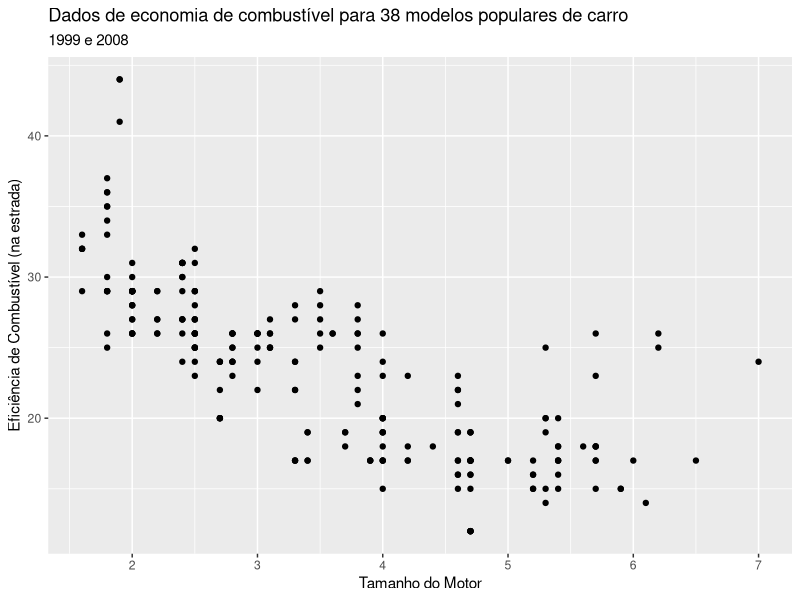
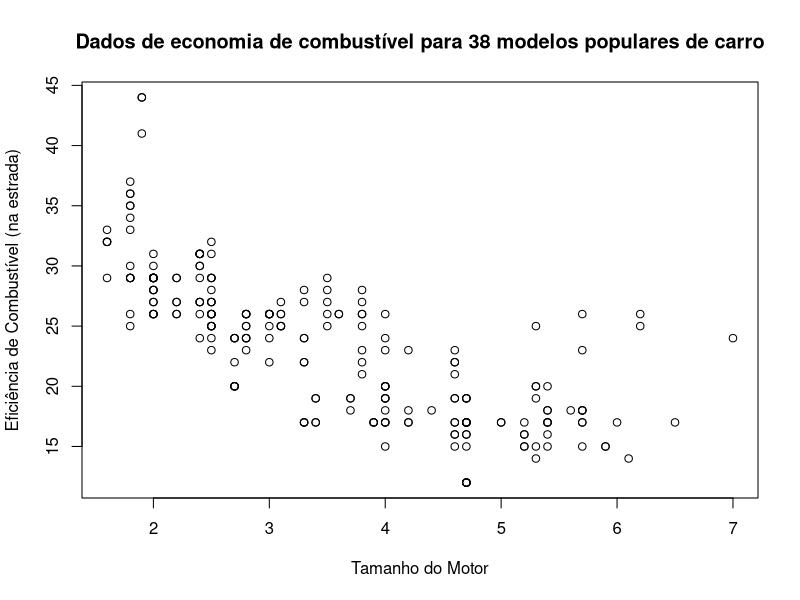
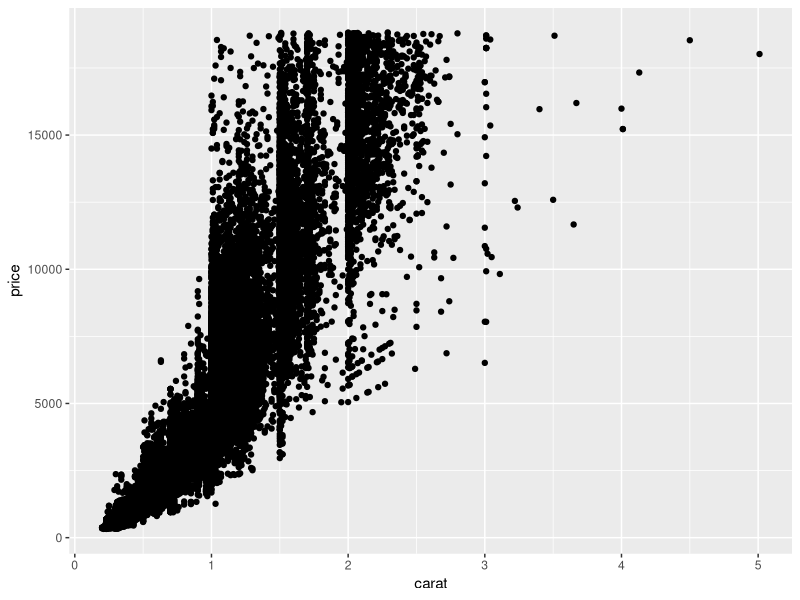
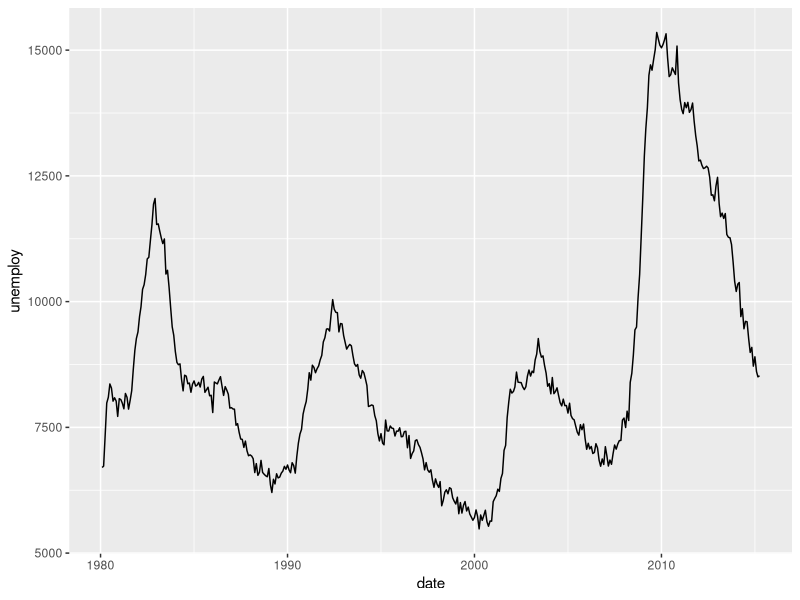
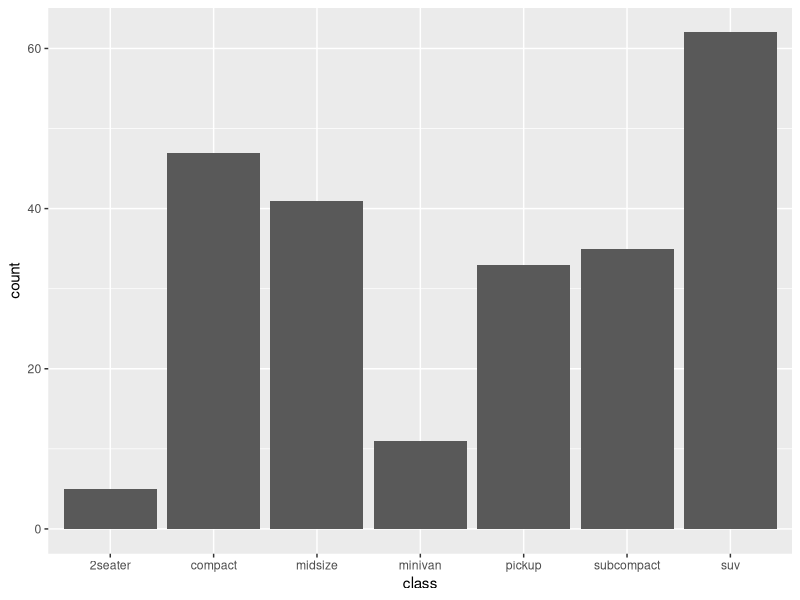
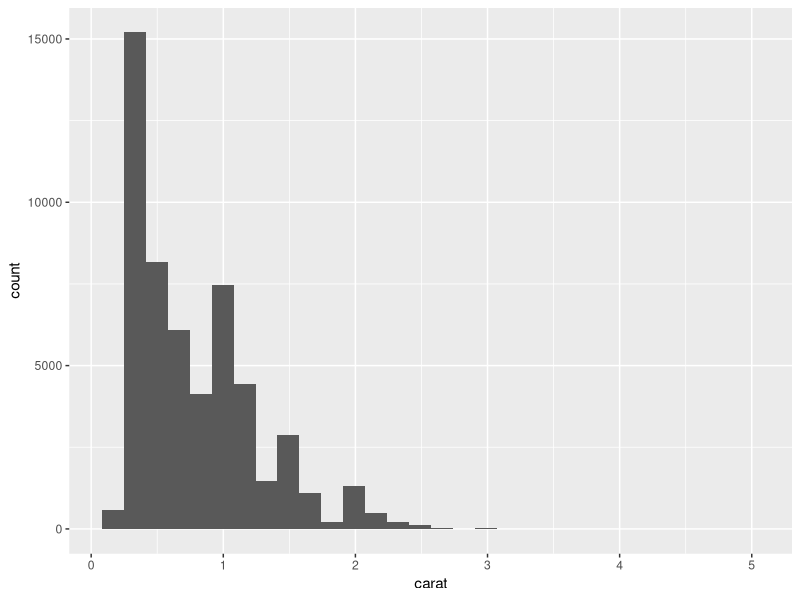
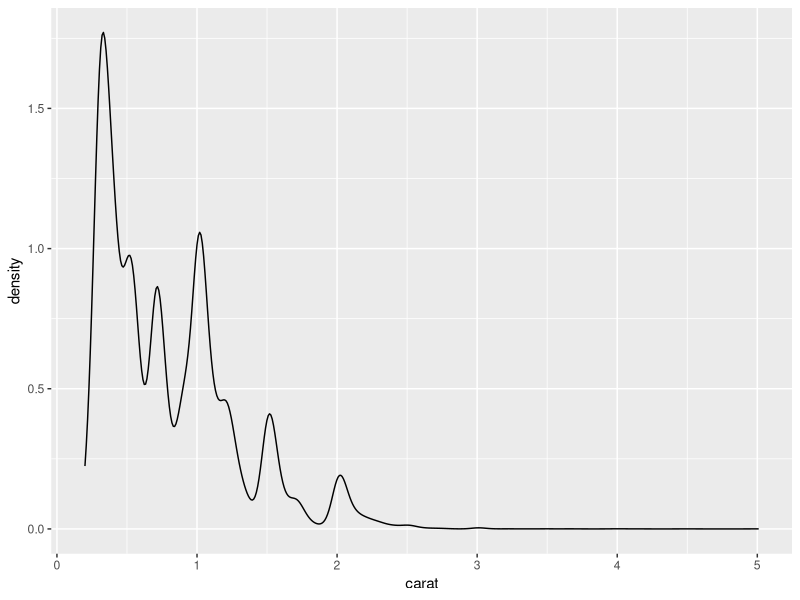
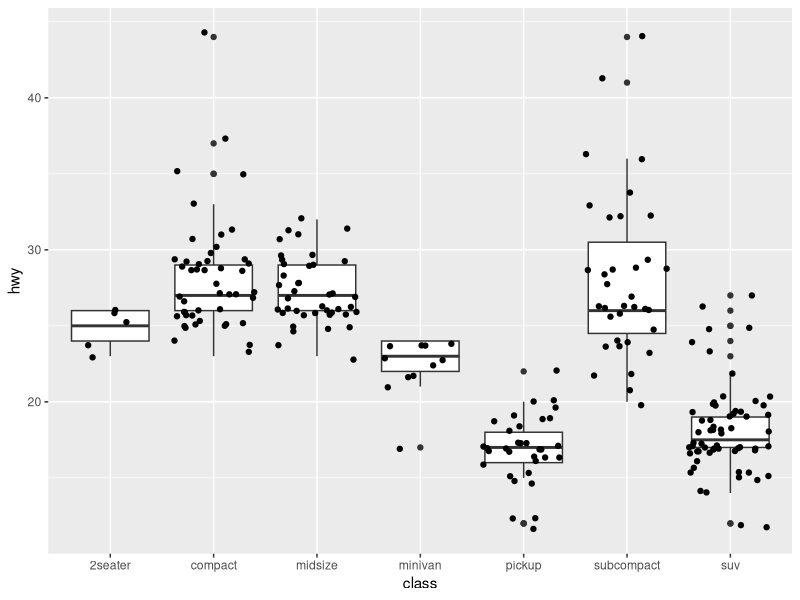

R code for these plots, in order: (Note: this script raises an error after producing the figures.)
## ---- chunk 1
knitr::opts_chunk$set(echo = TRUE)
## ---- chunk 2
library(tidyverse)
glimpse(diamonds)
glimpse(economics)
## ---- chunk 3
mpg %>% 
  ggplot() +
  geom_point(aes(x = displ, y = hwy)) +
  labs(x = 'Tamanho do Motor', y = 'Eficiência de Combustível (na estrada)') +
  ggtitle('Dados de economia de combustível para 38 modelos populares de carro', subtitle = '1999 e 2008')
## ---- chunk 4
plot(x = mpg$displ, y = mpg$hwy, 
     main = 'Dados de economia de combustível para 38 modelos populares de carro', 
     xlab = 'Tamanho do Motor', 
     ylab = 'Eficiência de Combustível (na estrada)')
## ---- chunk 5
diamonds %>% ggplot() + geom_point(aes(x = carat, y = price)) 
economics %>% filter(date > "1980-01-01") %>% ggplot() + geom_line(aes(x = date, y = unemploy))
mpg %>% ggplot() + geom_bar(aes(x = class))
diamonds %>% ggplot() + geom_histogram(aes(x = carat))
diamonds %>% ggplot() + geom_density(aes(x = carat))
mpg %>% ggplot(aes(x = class, y = hwy)) + geom_boxplot() + geom_point(position = position_jitter())
## ---- chunk 6
knitr::include_graphics("img/ex_rel_1.png")
## ---- chunk 7
mtcars %>% 
## ---- chunk 8
grafico_de_barras1 <- diamonds %>%
  mutate(preco_por_grama = price/carat) %>%
  group_by(cut) %>%
  summarise(media_preco_por_grama = mean(preco_por_grama, na.rm = TRUE)) %>%
  ggplot(aes(x = cut, y = media_preco_por_grama)) +
  geom_col() 

grafico_de_barras1
## ---- chunk 9
grafico_de_barras1 + 
## ---- chunk 10
grafico_de_barras1 + geom_col(aes(fill = cut))
grafico_de_barras1 + geom_col(fill = "royalblue")
## ---- chunk 11
mtcars %>% ggplot() + geom_point(aes(x = wt, y = mpg))
## ---- chunk 12
imdb <- read_rds("data/dados_imdb.rds")
imdb %>% 
  ggplot() +
  geom_bar(mapping = aes(x = country))
## ---- chunk 13
# fct_lump
imdb %>%
  mutate(country = fct_lump(country, n = 5, other_level = 'Outros')) %>% 
  ggplot() +
  geom_bar(mapping = aes(x = country))
## ---- chunk 14
# fct_collapse
diamonds %>%
  ggplot() +
  geom_bar(mapping = aes(x = cut))


diamonds %>%
  mutate(cut = fct_collapse(cut, 
                            qualidade_boa = c("Fair", "Good", "Very Good"),
                            qualidade_premium = c("Premium", "Ideal"))) %>%
  ggplot() +
  geom_bar(aes(x = cut))
  
## ---- chunk 15
# fct_infreq
imdb %>%
  mutate(country = fct_infreq(country, ordered = TRUE)) %>%
  # mutate(country = fct_lump(country, n = 5, other_level = 'Outros')) %>% 
  ggplot() +
  geom_bar(mapping = aes(x = country))
## ---- chunk 16
# fct_reorder
# variáveis categóricas

diamonds %>%
  mutate(preco_por_grama = price/carat) %>%
  group_by(cut) %>%
  summarise(media_preco_por_grama = mean(preco_por_grama, na.rm = TRUE)) %>%
  mutate(cut = fct_reorder(cut, media_preco_por_grama)) %>%
  ggplot(aes(x = cut, y = media_preco_por_grama)) +
  geom_col() 
## ---- chunk 17
base_do_grafico <- imdb %>%
  filter(genres %in% c("Drama", "Comedy", "Horror", "Documentary"),
         country %in% c("USA", "UK")) %>%
  ggplot(aes(x = country))

# position STACK
base_do_grafico + geom_bar(aes(fill = genres))

# position FILL
base_do_grafico + geom_bar(aes(fill = genres), position = "fill")

# position DODGE
base_do_grafico + geom_bar(aes(fill = genres), position = "dodge")
## ---- chunk 18
imdb %>% 
  filter(country %in% c("UK", "USA", "Germany")) %>%
  ggplot() + 
  geom_density(aes(x = budget, fill = color)) +
  facet_grid(color ~ country) # vertical

# facet_grid(color ~.) # horizontal
# facet_grid(. ~ color) # vertical
# facet_wrap( ~ color) 
# facet_wrap( ~ color + country) 
## ---- chunk 19
imdb %>% 
  filter(director_name %in% c('Quentin Tarantino', 'Martin Scorsese', 'Tim Burton')) %>%
  ggplot() +
## ---- chunk 20
iris %>%
  gather(variavel, valor, -Species) %>%
  ggplot(aes(x = valor, fill = variavel)) +
  geom_histogram() +
  facet_wrap(~variavel)
## ---- chunk 21
ggplot(mtcars) +
  geom_bar(aes(x = as.factor(am), fill = as.factor(cyl))) +
  xlab("Transmission") +
  ylab("Frequency") +
  ggtitle("Mtcars plot", subtitle = "R base dataset") +
  ylim(c(0,35))

# xlim(c(0,5))
# ylim(c(0,35))
## ---- chunk 22
ggplot(mtcars) +
  geom_bar(aes(x = as.factor(am), fill = as.factor(cyl))) +
  xlab("Transmission") +
  ylab("Frequency") +
  ggtitle("Mtcars plot", subtitle = "R base dataset") +
  theme(legend.position = "right") + 
  scale_fill_discrete(name = "Cyl",
                      labels = c("4___ ", "6___ ", "8___ ")) +
  theme_minimal()

# theme_bw()
# theme_minimal
## ---- chunk 23
imdb %>% 
  dplyr::filter(director_name %in% c("Quentin Tarantino", "Martin Scorsese", "Tim Burton")) %>% 
  ggplot() +
  geom_line(aes(x = title_year, y = imdb_score, color = as.factor(director_name))) +
  xlab("Year") +
  ylab("Score") +
  ggtitle("IMDB Score", subtitle = "1916 to 2016") +
  scale_color_discrete(name = "Directors")
## ---- chunk 24
# stat_ecdf
imdb %>% 
  dplyr::filter(director_name %in% c("Quentin Tarantino", "Martin Scorsese", "Tim Burton")) %>%
  ggplot(aes(x = imdb_score, colour = director_name)) +
  stat_ecdf()
## ---- chunk 25
# stat_smooth
mpg %>% 
  ggplot() +
  geom_point(aes(x = displ, y = hwy))
## ---- chunk 26

## ---- chunk 27

## ---- chunk 28

## ---- chunk 29
imdb %>% 
  filter(country == "USA", director_name == "Ridley Scott") %>%  #
  unique() %>% 
  ggplot +
  geom_histogram(aes(x = imdb_score))
## ---- chunk 30
imdb %>% 
  filter(director_name == "Ridley Scott") %>%  #
  unique() %>% 
  ggplot +
  geom_histogram(aes(x = imdb_score), binwidth = 0.5)
## ---- chunk 31
imdb %>% 
  filter(director_name == "Ridley Scott") %>%  #
  unique() %>% 
  ggplot +
  geom_histogram(aes(x = imdb_score), binwidth = 0.5, color = "white")
## ---- chunk 32
imdb %>% 
  dplyr::filter(director_name == "Ridley Scott") %>%  #
  unique() %>% 
  ggplot +
  geom_histogram(aes(x = imdb_score), binwidth = 0.5, fill = "dark green", color = "pink")
## ---- chunk 33
imdb %>%
  dplyr::filter(country == "USA", title_year >= 2000) %>% 
  ggplot(aes(x = budget, y = imdb_score, color = title_year)) +
  geom_point() +
  labs(x = "Orçamento", y = "Nota IMDB") +
  scale_color_gradient(low = "#CC3133", high = "#F024C3")
## ---- chunk 34
imdb %>%
  mutate(title_year = fct_infreq(as.factor(title_year), ordered = TRUE)) %>% 
  ggplot() +
  geom_bar(aes(x = title_year), color = "black", fill = "light green")
## ---- chunk 35
imdb %>%
  dplyr::filter(actor_1_name == "Andrew Garfield" |
         actor_2_name == "Andrew Garfield" |
         actor_3_name == "Andrew Garfield",
         !is.na(gross)) %>%
  mutate(movie_title = movie_title %>% as.factor %>%
           fct_reorder(gross, median)) %>% 
  ggplot() +
  geom_bar(aes(x = movie_title, y = gross, fill = movie_title), stat = "identity",
           color = "black") +
  theme(axis.text.x = element_blank(), legend.position="bottom",
        legend.title = element_blank()) +
  ggtitle("Andrew Garfield, eu te odeio!")
